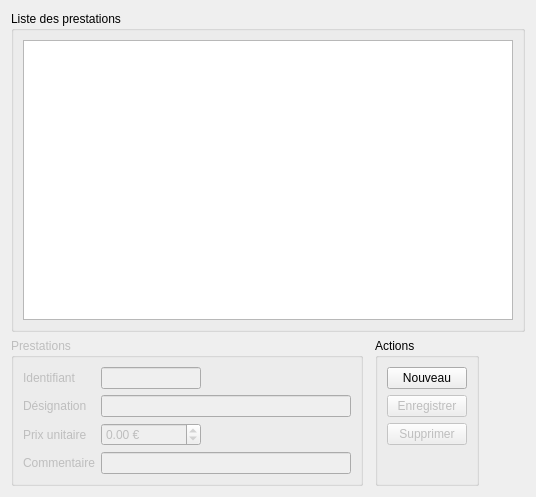
      <widget class="QWidget" name="tArticle">
       <attribute name="title">
        <string>Prestations</string>
       </attribute>
       <layout class="QGridLayout" name="gridLayout">
        <item row="0" column="0" rowspan="2" colspan="4">
         <widget class="QGroupBox" name="artlGroupBox">
          <property name="sizePolicy">
           <sizepolicy hsizetype="Expanding" vsizetype="Expanding">
            <horstretch>0</horstretch>
            <verstretch>0</verstretch>
           </sizepolicy>
          </property>
          <property name="title">
           <string>Liste des prestations</string>
          </property>
          <layout class="QGridLayout" name="gridLayout_6">
           <item row="0" column="0">
            <widget class="QTableView" name="aList">
             <property name="sizePolicy">
              <sizepolicy hsizetype="Expanding" vsizetype="Expanding">
               <horstretch>0</horstretch>
               <verstretch>0</verstretch>
              </sizepolicy>
             </property>
             <property name="minimumSize">
              <size>
               <width>0</width>
               <height>280</height>
              </size>
             </property>
             <property name="editTriggers">
              <set>QAbstractItemView::DoubleClicked</set>
             </property>
             <property name="alternatingRowColors">
              <bool>true</bool>
             </property>
             <property name="selectionMode">
              <enum>QAbstractItemView::SingleSelection</enum>
             </property>
             <property name="sortingEnabled">
              <bool>true</bool>
             </property>
             <attribute name="verticalHeaderVisible">
              <bool>false</bool>
             </attribute>
            </widget>
           </item>
          </layout>
         </widget>
        </item>
        <item row="2" column="0">
         <widget class="QGroupBox" name="artGroupBox">
          <property name="enabled">
           <bool>false</bool>
          </property>
          <property name="minimumSize">
           <size>
            <width>1</width>
            <height>1</height>
           </size>
          </property>
          <property name="maximumSize">
           <size>
            <width>500</width>
            <height>300</height>
           </size>
          </property>
          <property name="title">
           <string>Prestations</string>
          </property>
          <layout class="QFormLayout" name="formLayout_4">
           <property name="fieldGrowthPolicy">
            <enum>QFormLayout::AllNonFixedFieldsGrow</enum>
           </property>
           <item row="0" column="0">
            <widget class="QLabel" name="label_25">
             <property name="text">
              <string>Identifiant</string>
             </property>
            </widget>
           </item>
           <item row="0" column="1">
            <widget class="QLineEdit" name="aId">
             <property name="enabled">
              <bool>false</bool>
             </property>
             <property name="minimumSize">
              <size>
               <width>100</width>
               <height>0</height>
              </size>
             </property>
             <property name="maximumSize">
              <size>
               <width>100</width>
               <height>16777215</height>
              </size>
             </property>
            </widget>
           </item>
           <item row="1" column="0">
            <widget class="QLabel" name="label_23">
             <property name="text">
              <string>Désignation</string>
             </property>
            </widget>
           </item>
           <item row="1" column="1">
            <widget class="QLineEdit" name="aName">
             <property name="minimumSize">
              <size>
               <width>250</width>
               <height>0</height>
              </size>
             </property>
             <property name="maximumSize">
              <size>
               <width>250</width>
               <height>16777215</height>
              </size>
             </property>
            </widget>
           </item>
           <item row="2" column="0">
            <widget class="QLabel" name="label_26">
             <property name="text">
              <string>Prix unitaire</string>
             </property>
            </widget>
           </item>
           <item row="2" column="1">
            <widget class="QDoubleSpinBox" name="aPrice">
             <property name="minimumSize">
              <size>
               <width>100</width>
               <height>0</height>
              </size>
             </property>
             <property name="maximumSize">
              <size>
               <width>100</width>
               <height>16777215</height>
              </size>
             </property>
             <property name="suffix">
              <string> €</string>
             </property>
             <property name="minimum">
              <double>-999999.000000000000000</double>
             </property>
             <property name="maximum">
              <double>999999.000000000000000</double>
             </property>
             <property name="singleStep">
              <double>1.000000000000000</double>
             </property>
             <property name="value">
              <double>0.000000000000000</double>
             </property>
            </widget>
           </item>
           <item row="3" column="0">
            <widget class="QLabel" name="label_24">
             <property name="maximumSize">
              <size>
               <width>100</width>
               <height>16777215</height>
              </size>
             </property>
             <property name="text">
              <string>Commentaire</string>
             </property>
            </widget>
           </item>
           <item row="3" column="1">
            <widget class="QLineEdit" name="aCom">
             <property name="minimumSize">
              <size>
               <width>250</width>
               <height>0</height>
              </size>
             </property>
             <property name="maximumSize">
              <size>
               <width>250</width>
               <height>16777215</height>
              </size>
             </property>
            </widget>
           </item>
          </layout>
         </widget>
        </item>
        <item row="2" column="3">
         <spacer name="horizontalSpacer_4">
          <property name="orientation">
           <enum>Qt::Horizontal</enum>
          </property>
          <property name="sizeHint" stdset="0">
           <size>
            <width>40</width>
            <height>20</height>
           </size>
          </property>
         </spacer>
        </item>
        <item row="2" column="2">
         <widget class="QGroupBox" name="artaGroupBox">
          <property name="minimumSize">
           <size>
            <width>1</width>
            <height>1</height>
           </size>
          </property>
          <property name="maximumSize">
           <size>
            <width>150</width>
            <height>300</height>
           </size>
          </property>
          <property name="title">
           <string>Actions</string>
          </property>
          <layout class="QFormLayout" name="formLayout_6">
           <item row="0" column="0">
            <widget class="QPushButton" name="aNew">
             <property name="text">
              <string>Nouveau</string>
             </property>
            </widget>
           </item>
           <item row="1" column="0">
            <widget class="QPushButton" name="aSave">
             <property name="enabled">
              <bool>false</bool>
             </property>
             <property name="text">
              <string>Enregistrer</string>
             </property>
            </widget>
           </item>
           <item row="2" column="0">
            <widget class="QPushButton" name="aDel">
             <property name="enabled">
              <bool>false</bool>
             </property>
             <property name="text">
              <string>Supprimer</string>
             </property>
            </widget>
           </item>
          </layout>
         </widget>
        </item>
       </layout>
      </widget>
